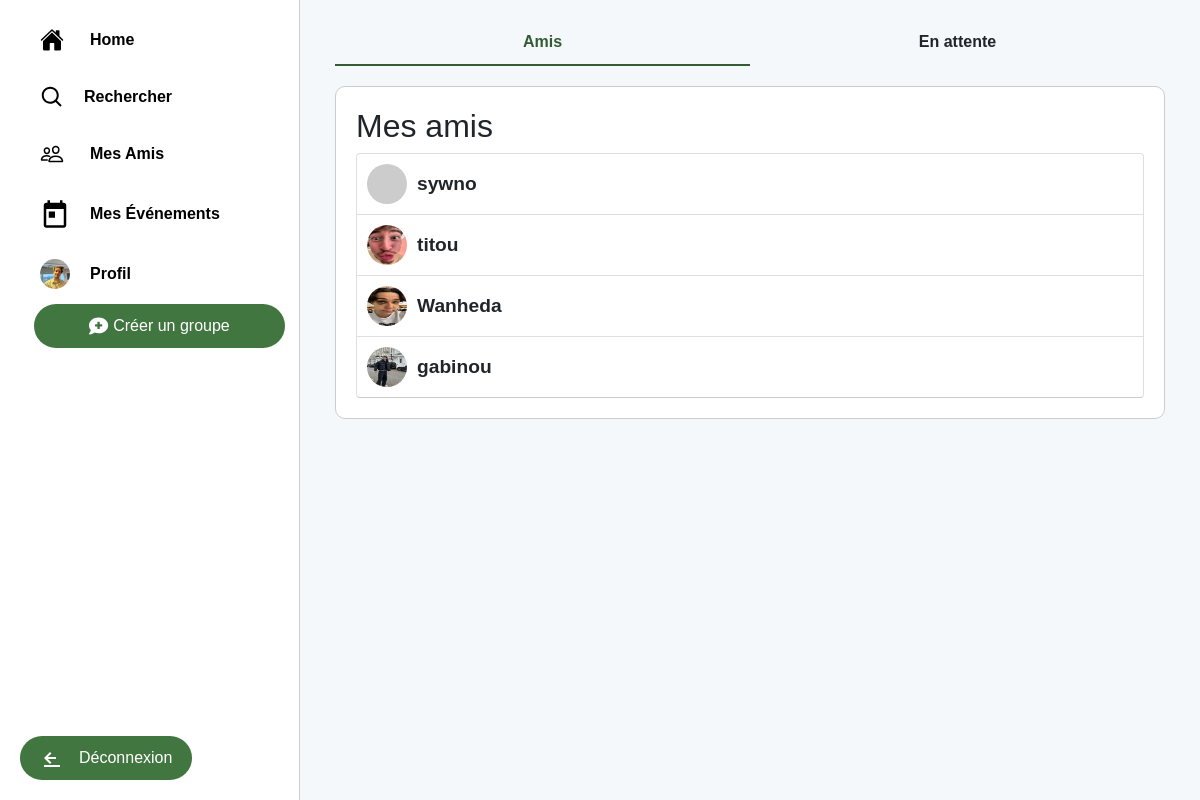
The app's page /sorties/view_friends/ (signed in) with its own data.
### sorties/models.py (models this page shows, shortened)
class Profile(models.Model):
    user = models.OneToOneField(User, on_delete=models.CASCADE, unique=True)
    friends = models.ManyToManyField('self', blank=True)
    photo = models.ImageField(upload_to='profile_pics/', blank=True, null=True)
    other_profile_field = models.CharField(max_length=100, blank=True, null=True)  # Exemple de champ supplémentaire

### sorties/views.py (the view)
# urls.py: path('view_friends/', views.view_friends, name='view_friends'),
@login_required
def view_friends(request):
    profile = request.user.profile
    friends = profile.friends.all()
    friend_requests = FriendRequest.objects.filter(to_user=request.user)
    return render(request, 'sorties/view_friends.html', {
        'friends': friends,
        'friend_requests': friend_requests
    })

### sorties/templates/sorties/view_friends.html (shortened to what this page needs)
{% extends "sorties/base.html" %}
{% block content %}
    <div class="tabs">
        <div class="tab active" id="tab-friends">Amis</div>
        <div class="tab" id="tab-requests">En attente</div>
    </div>
    <div id="content-friends" class="tab-content active">
        <h2>Mes amis</h2>
        <ul class="list-group">
            {% for friend in friends %}
                <li class="list-group-item">
                    {% if friend.photo %}
                        <img src="{{ friend.photo.url }}" alt="Avatar">
                    {% else %}
                        <img src="https://via.placeholder.com/40" alt="Avatar">
                    {% endif %}
                    <span class="username">{{ friend.user.username }}</span>
                </li>
            {% endfor %}
        </ul>
    </div>
{% endblock %}

### sorties/templates/sorties/base.html (shortened to what this page needs)
<!DOCTYPE html>
<html>
<head>
    <link href="https://maxcdn.bootstrapcdn.com/bootstrap/4.0.0/css/bootstrap.min.css" rel="stylesheet">
</head>
<body>
    <div class="sidebar">
        <a href="{% url 'liste_groupes' %}" class="button_sidebar">
            <span class="text">Home</span>
        </a>
        <a href="{% url 'search_users' %}" class="button_sidebar">
            <span class="text">Rechercher</span>
        </a>
        <a href="{% url 'view_friends' %}" class="button_sidebar">
            <span class="text">Mes Amis</span>
        </a>
        <a href="{% url 'mes_evenements' %}" class="button_sidebar">
            <svg class="icon" viewBox="0 0 24 24" fill="currentColor" width="30" height="30">
                <path d="M19 3h-1V1h-2v2H8V1H6v2H5c-1.1 0-1.99.9-1.99 2L3 21c0 1.1.9 2 2 2h14c1.1 0 2-.9 2-2V5c0-1.1-.9-2-2-2zm0 18H5V8h14v13zM7 10h5v5H7z"></path>
            </svg>
            <span class="text">Mes Événements</span>
        </a>
        {% if user.is_authenticated %}
            <a href="{% url 'view_profile' request.user.username %}" class="button_sidebar">
                {% if user.profile.photo %}
                    <img src="{{ user.profile.photo.url }}" alt="Profile Photo" class="profile-photo">
                {% else %}
                    <svg class="icon" viewBox="0 0 24 24" fill="currentColor" width="24" height="24">
                        <path d="M20.7 7.3l-4-4a1 1 0 00-1.4 0l-9 9a1 1 0 00-.3.7v3a1 1 0 001 1h3a1 1 0 00.7-.3l9-9a1 1 0 000-1.4zM4 20h16a1 1 0 000-2H4a1 1 0 000 2zm7-7.6l5.6-5.6L16 4.4l-5.6 5.6L11 13v-1.6z"></path>
                    </svg>
                {% endif %}
                <span class="text">Profil</span>
            </a>
            <div class="button-container">
                <a href="{% url 'creer_groupe' %}" class="button">
                    <span>Créer un groupe</span>
                </a>
            </div>
            <a href="{% url 'logout' %}" class="button_deco">
                <svg class="icon" viewBox="0 0 24 24" fill="currentColor" width="24" height="24">
                    <path d="M16 13v-2H7.83l3.58-3.59L10 6l-6 6 6 6 1.41-1.41L7.83 13H16zm4 8H4v-2h16v2z"></path>
                </svg>
                <span class="text">Déconnexion</span>
            </a>
        {% endif %}
    </div>
    <div class="content">
        <div class="container">
            {% block content %}
            {% endblock %}
        </div>
    </div>
</body>
</html>

### sorties/templates/sorties/base.html (style rules this page uses)
body { margin: 0; font-family: 'Arial', sans-serif; display: flex; background-color: #f5f8fa; }
.sidebar { width: 25%; background-color: #fff; display: flex; flex-direction: column; align-items: flex-start; position: fixed; overflow-y: auto; transition: width 0.3s; border-right: 1px solid #ccc; padding-top: 10px; height: 100%; padding-bottom: 20px; }
.button_sidebar { display: flex; align-items: center; padding: 10px 20px; margin: 5px 20px; text-decoration: none; color: #000; border-radius: 30px; transition: box-shadow 0.3s, background-color 0.3s; width: auto; font-weight: bold; }
.button_sidebar .icon { margin-right: 15px; }
.button_sidebar .text { display: inline; margin-left: 5px; }
.profile-photo { border-radius: 50%; width: 30px; height: 30px; object-fit: cover; margin-right: 15px; }
.content { margin-left: 25%; padding: 20px; width: 75%; transition: margin-left 0.3s, width 0.3s; }
.button-container { display: flex; justify-content: center; width: 100%; padding-left: 20px; }
.button { background-color: #427641; color: white; border: none; border-radius: 30px; padding: 10px 20px; font-size: 16px; cursor: pointer; display: flex; align-items: center; justify-content: center; transition: border-radius 0.3s, box-shadow 0.3s; width: 90%; }
.button_deco { background-color: #427641; color: #fff; border: none; border-radius: 30px; padding: 10px 20px; font-size: 16px; cursor: pointer; display: inline-flex; align-items: center; justify-content: center; transition: border-radius 0.3s, box-shadow 0.3s; text-decoration: none; white-space: nowrap; position: absolute; bottom: 20px; left: 20px; }
.button_deco .icon { margin-right: 15px; }

### sorties/templates/sorties/view_friends.html (style rules this page uses)
.tabs { display: flex; justify-content: center; margin-bottom: 20px; }
.tab { cursor: pointer; text-align: center; transition: all 0.3s; padding: 10px 20px; flex: 1; font-weight: bold; border-bottom: 2px solid transparent; }
.tab.active { border-bottom: 2px solid #345c33; color: #345c33; }
.tab-content { display: none; background-color: #fff; border: 1px solid #ccc; border-radius: 10px; padding: 20px; margin-top: 20px; }
.tab-content.active { display: block; }
.list-group { padding: 0; list-style: none; }
.list-group-item { display: flex; align-items: center; padding: 10px; border-bottom: 1px solid #ccc; transition: background-color 0.3s; }
.list-group-item img { width: 40px; height: 40px; border-radius: 50%; margin-right: 10px; }
.list-group-item .username { font-size: 1.2em; font-weight: bold; flex-grow: 1; }

### records on screen
Profile: user.username "sywno"
Profile: photo (picture), user.username "titou"
Profile: photo (picture), user.username "Wanheda"
Profile: photo (picture), user.username "gabinou"
